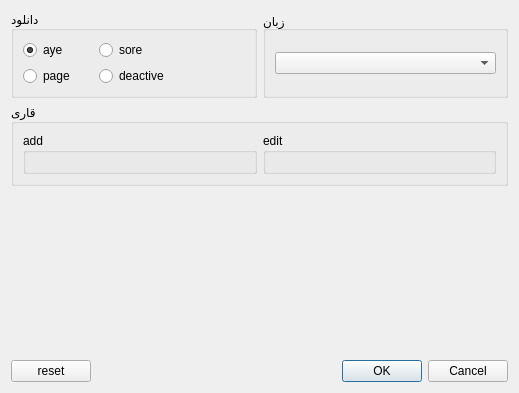
<?xml version="1.0" encoding="UTF-8"?>
<ui version="4.0">
 <class>Setting</class>
 <widget class="QDialog" name="Setting">
  <property name="geometry">
   <rect>
    <x>0</x>
    <y>0</y>
    <width>519</width>
    <height>393</height>
   </rect>
  </property>
  <property name="windowTitle">
   <string>Dialog</string>
  </property>
  <property name="modal">
   <bool>false</bool>
  </property>
  <layout class="QVBoxLayout" name="verticalLayout_4">
   <item>
    <layout class="QHBoxLayout" name="horizontalLayout_2">
     <item>
      <widget class="QGroupBox" name="groupBox_download">
       <property name="title">
        <string>دانلود</string>
       </property>
       <layout class="QGridLayout" name="gridLayout">
        <item row="0" column="0">
         <widget class="QRadioButton" name="radioButton_dwnAye">
          <property name="text">
           <string>aye</string>
          </property>
          <property name="checked">
           <bool>true</bool>
          </property>
         </widget>
        </item>
        <item row="0" column="1" colspan="2">
         <widget class="QRadioButton" name="radioButton_dwnSore">
          <property name="text">
           <string>sore</string>
          </property>
         </widget>
        </item>
        <item row="1" column="1">
         <widget class="QRadioButton" name="radioButton_dwnDeactive">
          <property name="text">
           <string>deactive</string>
          </property>
         </widget>
        </item>
        <item row="1" column="0">
         <widget class="QRadioButton" name="radioButton_dwnPage">
          <property name="text">
           <string>page</string>
          </property>
         </widget>
        </item>
       </layout>
      </widget>
     </item>
     <item>
      <widget class="QGroupBox" name="groupBox_lang">
       <property name="layoutDirection">
        <enum>Qt::LeftToRight</enum>
       </property>
       <property name="title">
        <string>زبان</string>
       </property>
       <property name="alignment">
        <set>Qt::AlignLeading|Qt::AlignLeft|Qt::AlignVCenter</set>
       </property>
       <layout class="QVBoxLayout" name="verticalLayout">
        <item>
         <widget class="QComboBox" name="comboBox_lang"/>
        </item>
       </layout>
      </widget>
     </item>
    </layout>
   </item>
   <item>
    <widget class="QGroupBox" name="groupBox_qary">
     <property name="title">
      <string>قاری</string>
     </property>
     <layout class="QHBoxLayout" name="horizontalLayout_3">
      <item>
       <widget class="QGroupBox" name="groupBox_qaryAdd">
        <property name="layoutDirection">
         <enum>Qt::LeftToRight</enum>
        </property>
        <property name="title">
         <string>add</string>
        </property>
        <layout class="QVBoxLayout" name="verticalLayout_2">
         <item>
          <layout class="QGridLayout" name="gridLayout_add_qary"/>
         </item>
        </layout>
       </widget>
      </item>
      <item>
       <widget class="QGroupBox" name="groupBox_qaryEdit">
        <property name="title">
         <string>edit</string>
        </property>
        <layout class="QVBoxLayout" name="verticalLayout_3">
         <item>
          <layout class="QGridLayout" name="gridLayout_edit_qary"/>
         </item>
        </layout>
       </widget>
      </item>
     </layout>
    </widget>
   </item>
   <item>
    <spacer name="verticalSpacer">
     <property name="orientation">
      <enum>Qt::Vertical</enum>
     </property>
     <property name="sizeHint" stdset="0">
      <size>
       <width>20</width>
       <height>146</height>
      </size>
     </property>
    </spacer>
   </item>
   <item>
    <layout class="QHBoxLayout" name="horizontalLayout">
     <item>
      <widget class="QPushButton" name="pushButton_reset">
       <property name="text">
        <string>reset</string>
       </property>
      </widget>
     </item>
     <item>
      <widget class="QDialogButtonBox" name="buttonBox">
       <property name="orientation">
        <enum>Qt::Horizontal</enum>
       </property>
       <property name="standardButtons">
        <set>QDialogButtonBox::Cancel|QDialogButtonBox::Ok</set>
       </property>
      </widget>
     </item>
    </layout>
   </item>
  </layout>
 </widget>
 <resources/>
 <connections>
  <connection>
   <sender>buttonBox</sender>
   <signal>accepted()</signal>
   <receiver>Setting</receiver>
   <slot>accept()</slot>
   <hints>
    <hint type="sourcelabel">
     <x>248</x>
     <y>254</y>
    </hint>
    <hint type="destinationlabel">
     <x>157</x>
     <y>274</y>
    </hint>
   </hints>
  </connection>
  <connection>
   <sender>buttonBox</sender>
   <signal>rejected()</signal>
   <receiver>Setting</receiver>
   <slot>reject()</slot>
   <hints>
    <hint type="sourcelabel">
     <x>316</x>
     <y>260</y>
    </hint>
    <hint type="destinationlabel">
     <x>286</x>
     <y>274</y>
    </hint>
   </hints>
  </connection>
 </connections>
</ui>
